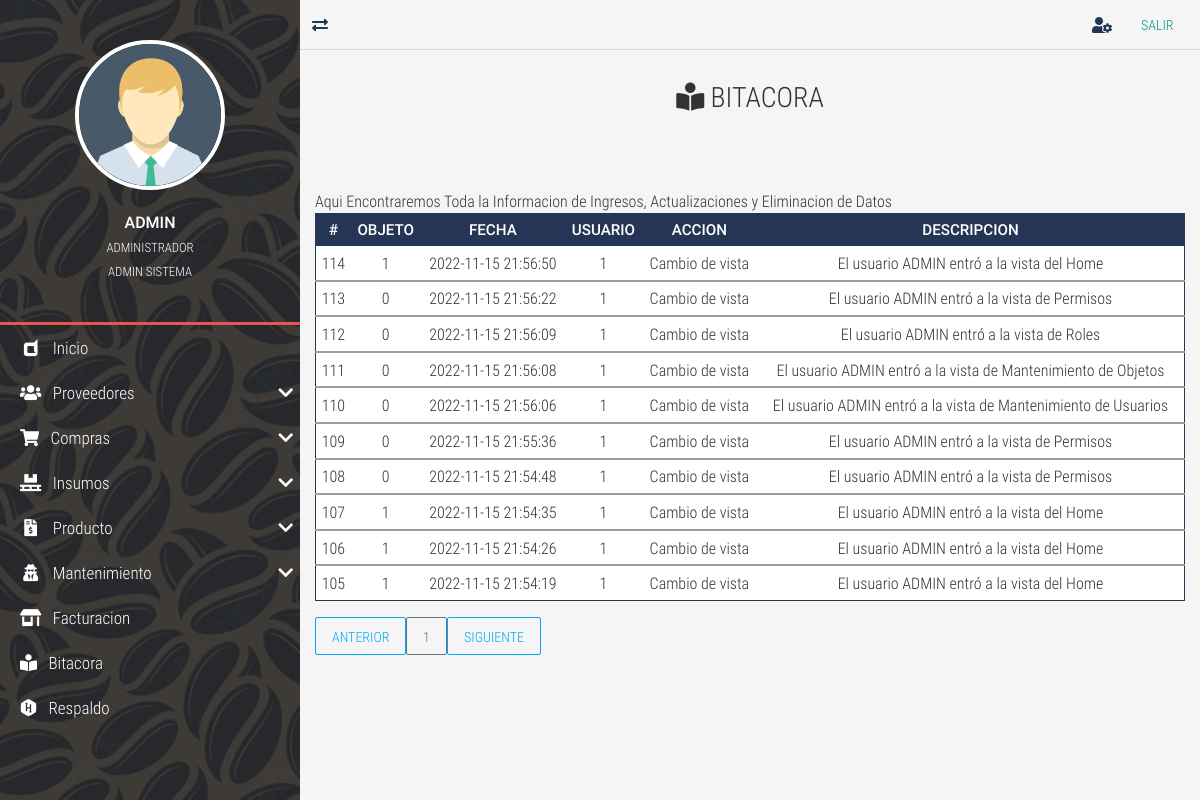
/bitacora/ (signed in), run on an earlier commit of the app's database.
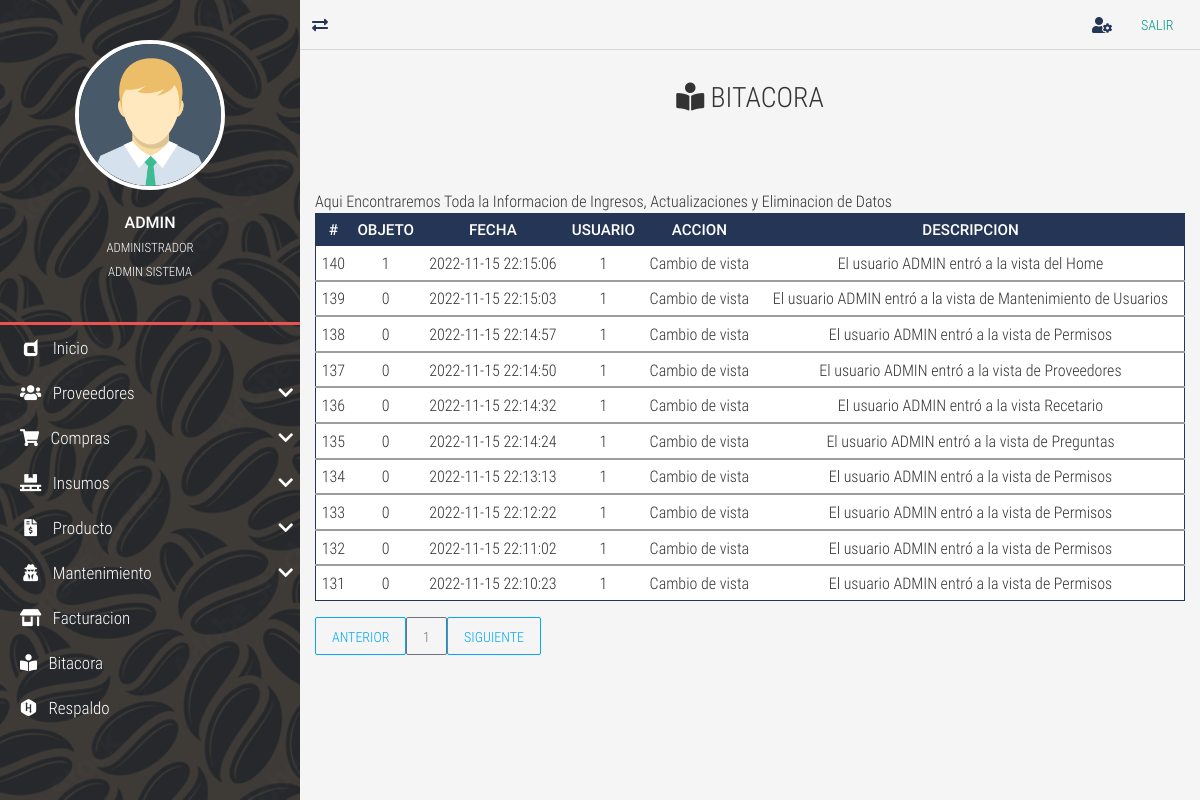
And on a later commit of the database.
### tables this page shows
CREATE TABLE `TBL_bitacora` (
  `id_bitacora` int NOT NULL AUTO_INCREMENT,
  `id_objeto` int DEFAULT NULL,
  `fecha` datetime NOT NULL,
  `id_usuario` int DEFAULT NULL,
  `accion` tinytext NOT NULL COMMENT 'accion realizada si es un ingreso nuevo, actualizacion. eliminacion o una consulta.',
  `descripcion` text,
  PRIMARY KEY (`id_bitacora`),
  KEY `FK_TBL_bitacora_TBL_usuarios` (`id_usuario`),
  CONSTRAINT `FK_TBL_bitacora_TBL_usuarios` FOREIGN KEY (`id_usuario`) REFERENCES `TBL_usuarios` (`id_usuario`)
);

### controladores/vistasControlador.php (called while the page is built, shortened)
<?php
	class vistasControlador extends vistasModelo{
		public function obtener_plantilla_controlador(){
			return require_once "./vistas/plantilla.php";
		}
	}

### index.php (called while the page is built, shortened)
<?php
	require_once "./controladores/vistasControlador.php";
	$plantilla = new vistasControlador();
	$plantilla->obtener_plantilla_controlador();

### vistas/contenidos/bitacora-view.php (the view)
<div class="full-box page-header">
	<h3 class="text-center">
		<i class="fas fa-book-reader"></i> BITACORA
	</h3>
</div>
<div class="container-fluid">
	<div class="table-responsive">
    <caption>Aqui Encontraremos Toda la Informacion de Ingresos, Actualizaciones y  Eliminacion de Datos</caption>
	<table class="table table-dark table-sm" id="tblDatos">
		<thead>
			<tr class="text-center roboto-medium">
				<th>#</th>
				<th>OBJETO</th>
				<th>FECHA</th>
				<th>USUARIO</th>
				<th>ACCION</th>
				<th>DESCRIPCION</th>
			</tr>
		</thead>
		<?php
			include ("./cone.php");
			$sql="SELECT * FROM TBL_bitacora WHERE id_bitacora ORDER BY id_bitacora DESC ";
			$result=mysqli_query($conexion,$sql);
			while($mostrar=mysqli_fetch_assoc ($result)){
		?>
				<tbody>
					<tr class="text-center" >
						<td><?php echo $mostrar['id_bitacora']?></td>
						<td><?php echo $mostrar['id_objeto']?></td>
						<td><?php echo $mostrar['fecha']?></td>
						<td><?php echo $mostrar['id_usuario']?></td>
						<td><?php echo $mostrar['accion']?></td>
						<td><?php echo $mostrar['descripcion']?></td>
					</tr>
				</tbody>
		<?php
			}
		?>
	</table>
	<div id="paginador" class=""></div>

What changed in the data, as far as the page shows it:
no longer on this page (row unchanged): tbl_bitacora: id_bitacora "114", id_objeto "1", fecha "2022-11-15 21:56:50", id_usuario "1", accion "Cambio de vista", descripcion "El usuario ADMIN entró a la vista del Home"
no longer on this page (row unchanged): tbl_bitacora: id_bitacora "113", id_objeto "0", fecha "2022-11-15 21:56:22", id_usuario "1", accion "Cambio de vista", descripcion "El usuario ADMIN entró a la vista de Permisos"
no longer on this page (row unchanged): tbl_bitacora: id_bitacora "112", id_objeto "0", fecha "2022-11-15 21:56:09", id_usuario "1", accion "Cambio de vista", descripcion "El usuario ADMIN entró a la vista de Roles"
no longer on this page (row unchanged): tbl_bitacora: id_bitacora "111", id_objeto "0", fecha "2022-11-15 21:56:08", id_usuario "1", accion "Cambio de vista", descripcion "El usuario ADMIN entró a la vista de Mantenimiento de Objetos"
no longer on this page (row unchanged): tbl_bitacora: id_bitacora "110", id_objeto "0", fecha "2022-11-15 21:56:06", id_usuario "1", accion "Cambio de vista", descripcion "El usuario ADMIN entró a la vista de Mantenimiento de Usuarios"
no longer on this page (row unchanged): tbl_bitacora: id_bitacora "109", id_objeto "0", fecha "2022-11-15 21:55:36", id_usuario "1", accion "Cambio de vista", descripcion "El usuario ADMIN entró a la vista de Permisos"
no longer on this page (row unchanged): tbl_bitacora: id_bitacora "108", id_objeto "0", fecha "2022-11-15 21:54:48", id_usuario "1", accion "Cambio de vista", descripcion "El usuario ADMIN entró a la vista de Permisos"
no longer on this page (row unchanged): tbl_bitacora: id_bitacora "107", id_objeto "1", fecha "2022-11-15 21:54:35", id_usuario "1", accion "Cambio de vista", descripcion "El usuario ADMIN entró a la vista del Home"
no longer on this page (row unchanged): tbl_bitacora: id_bitacora "106", id_objeto "1", fecha "2022-11-15 21:54:26", id_usuario "1", accion "Cambio de vista", descripcion "El usuario ADMIN entró a la vista del Home"
no longer on this page (row unchanged): tbl_bitacora: id_bitacora "105", id_objeto "1", fecha "2022-11-15 21:54:19", id_usuario "1", accion "Cambio de vista", descripcion "El usuario ADMIN entró a la vista del Home"
added tbl_bitacora: id_bitacora "140", id_objeto "1", fecha "2022-11-15 22:15:06", id_usuario "1", accion "Cambio de vista", descripcion "El usuario ADMIN entró a la vista del Home"
added tbl_bitacora: id_bitacora "139", id_objeto "0", fecha "2022-11-15 22:15:03", id_usuario "1", accion "Cambio de vista", descripcion "El usuario ADMIN entró a la vista de Mantenimiento de Usuarios"
added tbl_bitacora: id_bitacora "138", id_objeto "0", fecha "2022-11-15 22:14:57", id_usuario "1", accion "Cambio de vista", descripcion "El usuario ADMIN entró a la vista de Permisos"
added tbl_bitacora: id_bitacora "137", id_objeto "0", fecha "2022-11-15 22:14:50", id_usuario "1", accion "Cambio de vista", descripcion "El usuario ADMIN entró a la vista de Proveedores"
added tbl_bitacora: id_bitacora "136", id_objeto "0", fecha "2022-11-15 22:14:32", id_usuario "1", accion "Cambio de vista", descripcion "El usuario ADMIN entró a la vista Recetario"
added tbl_bitacora: id_bitacora "135", id_objeto "0", fecha "2022-11-15 22:14:24", id_usuario "1", accion "Cambio de vista", descripcion "El usuario ADMIN entró a la vista de Preguntas"
added tbl_bitacora: id_bitacora "134", id_objeto "0", fecha "2022-11-15 22:13:13", id_usuario "1", accion "Cambio de vista", descripcion "El usuario ADMIN entró a la vista de Permisos"
added tbl_bitacora: id_bitacora "133", id_objeto "0", fecha "2022-11-15 22:12:22", id_usuario "1", accion "Cambio de vista", descripcion "El usuario ADMIN entró a la vista de Permisos"
added tbl_bitacora: id_bitacora "132", id_objeto "0", fecha "2022-11-15 22:11:02", id_usuario "1", accion "Cambio de vista", descripcion "El usuario ADMIN entró a la vista de Permisos"
added tbl_bitacora: id_bitacora "131", id_objeto "0", fecha "2022-11-15 22:10:23", id_usuario "1", accion "Cambio de vista", descripcion "El usuario ADMIN entró a la vista de Permisos"
